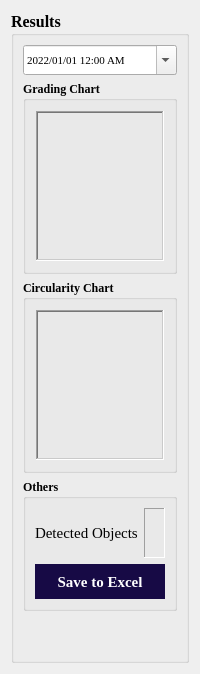
                  <widget class="QWidget" name="report_tab">
                   <attribute name="icon">
                    <iconset>
                     <normaloff>D:/Pellet_grading_new/Icons/analytics.png</normaloff>D:/Pellet_grading_new/Icons/analytics.png</iconset>
                   </attribute>
                   <attribute name="title">
                    <string/>
                   </attribute>
                   <layout class="QHBoxLayout" name="horizontalLayout_27">
                    <item>
                     <widget class="QGroupBox" name="grad_report">
                      <property name="minimumSize">
                       <size>
                        <width>0</width>
                        <height>0</height>
                       </size>
                      </property>
                      <property name="font">
                       <font>
                        <family>Times New Roman</family>
                        <pointsize>12</pointsize>
                        <weight>75</weight>
                        <bold>true</bold>
                       </font>
                      </property>
                      <property name="styleSheet">
                       <string notr="true">QPushButton{
	border: None;
	background: #170a45;
	color: rgb(255, 255, 255);
}

QPushButton:hover{
	background: #3E9EF0; 
}

QPushButton:disabled{
	background: #8D8D8D; 
}

QPushButton:pressed{
	background: black; 
}
Qframe{
	background: white;
}
</string>
                      </property>
                      <property name="title">
                       <string>Results</string>
                      </property>
                      <layout class="QGridLayout" name="gridLayout_4">
                       <item row="0" column="0">
                        <widget class="QDateTimeEdit" name="dateTimeEdit">
                         <property name="minimumSize">
                          <size>
                           <width>0</width>
                           <height>30</height>
                          </size>
                         </property>
                         <property name="font">
                          <font>
                           <family>Times New Roman</family>
                           <pointsize>8</pointsize>
                           <weight>50</weight>
                           <italic>false</italic>
                           <bold>false</bold>
                          </font>
                         </property>
                         <property name="styleSheet">
                          <string notr="true">font: 8pt &quot;Times New Roman&quot;;</string>
                         </property>
                         <property name="locale">
                          <locale language="English" country="UnitedStates"/>
                         </property>
                         <property name="dateTime">
                          <datetime>
                           <hour>0</hour>
                           <minute>0</minute>
                           <second>0</second>
                           <year>2022</year>
                           <month>1</month>
                           <day>1</day>
                          </datetime>
                         </property>
                         <property name="currentSection">
                          <enum>QDateTimeEdit::YearSection</enum>
                         </property>
                         <property name="displayFormat">
                          <string>yyyy/MM/dd hh:mm AP</string>
                         </property>
                         <property name="calendarPopup">
                          <bool>true</bool>
                         </property>
                         <property name="currentSectionIndex">
                          <number>0</number>
                         </property>
                         <property name="timeSpec">
                          <enum>Qt::LocalTime</enum>
                         </property>
                        </widget>
                       </item>
                       <item row="1" column="0">
                        <widget class="QGroupBox" name="grad_chart">
                         <property name="minimumSize">
                          <size>
                           <width>0</width>
                           <height>0</height>
                          </size>
                         </property>
                         <property name="font">
                          <font>
                           <family>Times New Roman</family>
                           <pointsize>9</pointsize>
                           <weight>75</weight>
                           <bold>true</bold>
                          </font>
                         </property>
                         <property name="title">
                          <string>Grading Chart</string>
                         </property>
                         <layout class="QVBoxLayout" name="verticalLayout_18">
                          <property name="spacing">
                           <number>5</number>
                          </property>
                          <property name="leftMargin">
                           <number>10</number>
                          </property>
                          <property name="topMargin">
                           <number>10</number>
                          </property>
                          <property name="rightMargin">
                           <number>10</number>
                          </property>
                          <property name="bottomMargin">
                           <number>10</number>
                          </property>
                          <item>
                           <widget class="QFrame" name="grad_chart_rep_fram">
                            <property name="minimumSize">
                             <size>
                              <width>0</width>
                              <height>150</height>
                             </size>
                            </property>
                            <property name="font">
                             <font>
                              <family>Times New Roman</family>
                             </font>
                            </property>
                            <property name="locale">
                             <locale language="English" country="UnitedStates"/>
                            </property>
                            <property name="frameShape">
                             <enum>QFrame::WinPanel</enum>
                            </property>
                            <property name="frameShadow">
                             <enum>QFrame::Sunken</enum>
                            </property>
                           </widget>
                          </item>
                         </layout>
                        </widget>
                       </item>
                       <item row="4" column="0">
                        <widget class="QGroupBox" name="detect_object_rep">
                         <property name="minimumSize">
                          <size>
                           <width>0</width>
                           <height>0</height>
                          </size>
                         </property>
                         <property name="font">
                          <font>
                           <family>Times New Roman</family>
                           <pointsize>9</pointsize>
                           <weight>75</weight>
                           <bold>true</bold>
                          </font>
                         </property>
                         <property name="title">
                          <string>Others</string>
                         </property>
                         <layout class="QVBoxLayout" name="verticalLayout_5">
                          <item>
                           <layout class="QHBoxLayout" name="horizontalLayout_14">
                            <item>
                             <widget class="QLabel" name="DetectObject">
                              <property name="font">
                               <font>
                                <family>Times New Roman</family>
                                <pointsize>11</pointsize>
                               </font>
                              </property>
                              <property name="text">
                               <string>Detected Objects</string>
                              </property>
                             </widget>
                            </item>
                            <item>
                             <widget class="QLabel" name="n_detected_objects_label_rep">
                              <property name="minimumSize">
                               <size>
                                <width>0</width>
                                <height>50</height>
                               </size>
                              </property>
                              <property name="maximumSize">
                               <size>
                                <width>16777215</width>
                                <height>16777215</height>
                               </size>
                              </property>
                              <property name="font">
                               <font>
                                <family>Times New Roman</family>
                                <pointsize>12</pointsize>
                                <weight>75</weight>
                                <bold>true</bold>
                               </font>
                              </property>
                              <property name="locale">
                               <locale language="English" country="UnitedStates"/>
                              </property>
                              <property name="frameShape">
                               <enum>QFrame::Panel</enum>
                              </property>
                              <property name="frameShadow">
                               <enum>QFrame::Sunken</enum>
                              </property>
                              <property name="text">
                               <string/>
                              </property>
                              <property name="alignment">
                               <set>Qt::AlignCenter</set>
                              </property>
                             </widget>
                            </item>
                           </layout>
                          </item>
                          <item>
                           <widget class="QPushButton" name="pushButton">
                            <property name="minimumSize">
                             <size>
                              <width>0</width>
                              <height>35</height>
                             </size>
                            </property>
                            <property name="maximumSize">
                             <size>
                              <width>16777215</width>
                              <height>35</height>
                             </size>
                            </property>
                            <property name="font">
                             <font>
                              <family>Times New Roman</family>
                              <pointsize>11</pointsize>
                              <weight>75</weight>
                              <bold>true</bold>
                             </font>
                            </property>
                            <property name="cursor">
                             <cursorShape>PointingHandCursor</cursorShape>
                            </property>
                            <property name="text">
                             <string>Save to Excel</string>
                            </property>
                            <property name="icon">
                             <iconset>
                              <normaloff>D:/Pellet_grading_new/Icons/excel.png</normaloff>D:/Pellet_grading_new/Icons/excel.png</iconset>
                            </property>
                            <property name="iconSize">
                             <size>
                              <width>25</width>
                              <height>25</height>
                             </size>
                            </property>
                           </widget>
                          </item>
                         </layout>
                        </widget>
                       </item>
                       <item row="2" column="0">
                        <widget class="QGroupBox" name="circularity_chart_fram">
                         <property name="minimumSize">
                          <size>
                           <width>0</width>
                           <height>0</height>
                          </size>
                         </property>
                         <property name="font">
                          <font>
                           <family>Times New Roman</family>
                           <pointsize>9</pointsize>
                           <weight>75</weight>
                           <bold>true</bold>
                          </font>
                         </property>
                         <property name="title">
                          <string>Circularity Chart</string>
                         </property>
                         <layout class="QHBoxLayout" name="horizontalLayout_11">
                          <property name="spacing">
                           <number>5</number>
                          </property>
                          <property name="leftMargin">
                           <number>10</number>
                          </property>
                          <property name="topMargin">
                           <number>10</number>
                          </property>
                          <property name="rightMargin">
                           <number>10</number>
                          </property>
                          <property name="bottomMargin">
                           <number>10</number>
                          </property>
                          <item>
                           <widget class="QFrame" name="circle_chart_rep_fram">
                            <property name="minimumSize">
                             <size>
                              <width>0</width>
                              <height>150</height>
                             </size>
                            </property>
                            <property name="font">
                             <font>
                              <family>Times New Roman</family>
                             </font>
                            </property>
                            <property name="locale">
                             <locale language="English" country="UnitedStates"/>
                            </property>
                            <property name="frameShape">
                             <enum>QFrame::WinPanel</enum>
                            </property>
                            <property name="frameShadow">
                             <enum>QFrame::Sunken</enum>
                            </property>
                            <layout class="QVBoxLayout" name="verticalLayout_19">
                             <property name="spacing">
                              <number>10</number>
                             </property>
                             <property name="leftMargin">
                              <number>10</number>
                             </property>
                             <property name="topMargin">
                              <number>10</number>
                             </property>
                             <property name="rightMargin">
                              <number>10</number>
                             </property>
                             <property name="bottomMargin">
                              <number>10</number>
                             </property>
                            </layout>
                           </widget>
                          </item>
                         </layout>
                        </widget>
                       </item>
                       <item row="5" column="0">
                        <spacer name="verticalSpacer_3">
                         <property name="orientation">
                          <enum>Qt::Vertical</enum>
                         </property>
                         <property name="sizeHint" stdset="0">
                          <size>
                           <width>20</width>
                           <height>40</height>
                          </size>
                         </property>
                        </spacer>
                       </item>
                      </layout>
                     </widget>
                    </item>
                   </layout>
                  </widget>
